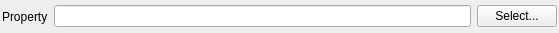
<?xml version="1.0" encoding="UTF-8"?>
<ui version="4.0">
 <class>InputPathWidget</class>
 <widget class="QWidget" name="InputPathWidget">
  <property name="geometry">
   <rect>
    <x>0</x>
    <y>0</y>
    <width>559</width>
    <height>33</height>
   </rect>
  </property>
  <layout class="QHBoxLayout" name="horizontalLayout">
   <property name="leftMargin">
    <number>2</number>
   </property>
   <property name="topMargin">
    <number>2</number>
   </property>
   <property name="rightMargin">
    <number>2</number>
   </property>
   <property name="bottomMargin">
    <number>2</number>
   </property>
   <item>
    <widget class="QLabel" name="label">
     <property name="text">
      <string>Property</string>
     </property>
    </widget>
   </item>
   <item>
    <widget class="DREAM3DLineEdit" name="value"/>
   </item>
   <item>
    <widget class="QPushButton" name="selectBtn">
     <property name="text">
      <string>Select...</string>
     </property>
    </widget>
   </item>
  </layout>
 </widget>
 <customwidgets>
  <customwidget>
   <class>DREAM3DLineEdit</class>
   <extends>QLineEdit</extends>
   <header location="global">DREAM3DLineEdit.h</header>
  </customwidget>
 </customwidgets>
 <resources>
  <include location="../../../../Resources/icons/images/Icons.qrc"/>
 </resources>
 <connections/>
</ui>
